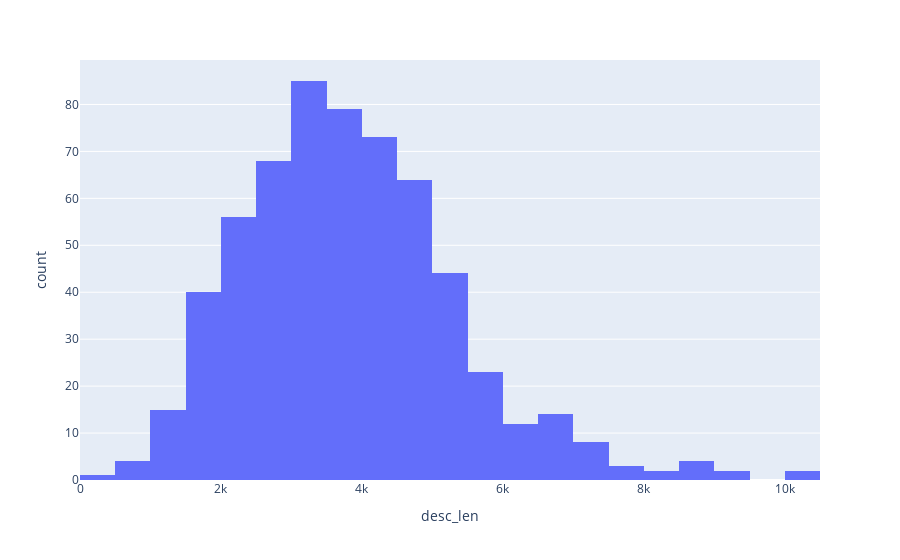

The notebook cell this image was saved under:
### Code cell
px.histogram(df, x='desc_len')

### Figure 1 — Plotly figure (JSON) as saved in the notebook; plotly's stock layout.template omitted (floating-point values rounded to 4 significant figures; data arrays with more than 128 entries replaced by an {"elided": "..."} marker saying what was removed)
{"data": [{"alignmentgroup": "True", "bingroup": "x", "hovertemplate": "desc_len=%{x}<br>count=%{y}<extra></extra>", "legendgroup": "", "marker": {"color": "#636efa", "pattern": {"shape": ""}}, "name": "", "offsetgroup": "", "orientation": "v", "showlegend": false, "type": "histogram", "x": {"elided": "599 int values"}, "xaxis": "x", "yaxis": "y"}], "layout": {"barmode": "relative", "legend": {"tracegroupgap": 0}, "margin": {"t": 60}, "xaxis": {"anchor": "y", "domain": [0, 1], "title": {"text": "desc_len"}}, "yaxis": {"anchor": "x", "domain": [0, 1], "title": {"text": "count"}}}}
